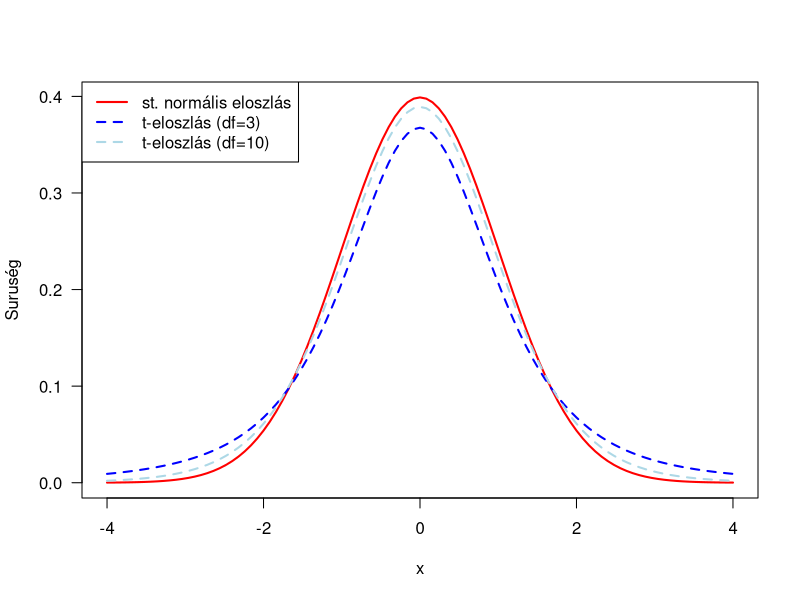

The R source for this figure: (Note: this script raises an error after producing the figure.)
## ---- chunk 1
asztal <- read.table("asztal.csv", dec=",", sep="_", header=TRUE)
str(asztal)

sd(asztal$minta1.cm)
## ---- chunk 2
curve(dnorm(x, mean = 0,sd = 1)
      , from =-4, to = 4
      , col = "red"
      , las = 1
      , lty = 1, lwd = 2
      , ylab = "Suruség"
      )
curve(dt(x, df = 3)
      , from =-4, to = 4
      , col = "blue"
      , las = 1
      , lty = 2, lwd = 2
      , add = TRUE # igy nem hoz letre uj plotot, hanem az elozore rajzol
      )
curve(dt(x, df = 10)
      , from =-4, to = 4
      , col = "lightblue"
      , las = 1
      , lty = 2, lwd = 2
      , add = TRUE
      )
# Jelmagyarazat
legend("topleft"
       , c("st. normális eloszlás", "t-eloszlás (df=3)", "t-eloszlás (df=10)")
       , lwd = c(2,2,2), lty = c(1,2,2), col = c("red", "blue", "lightblue")
       )
## ---- chunk 3
alp = 0.3
ggplot(data.frame(x = c(-3, 3)), aes(x)) +
  stat_function(fun = dnorm 
                , xlim = c(qnorm(alp/2), qnorm(1-alp/2))
                , geom = "area"
                , fill="red"
                ) + 
  stat_function(fun = dnorm 
                , xlim = c(-3, qnorm(alp/2))
                , geom = "area"
                , fill="blue"
                ) + 
  stat_function(fun = dnorm 
                , xlim = c(qnorm(1-alp/2), 3)
                , geom = "area"
                , fill="blue"
                ) +
  stat_function(fun = dnorm) +
  geom_label( x=0, y=0.15, label="1 - alpha", size=7, parse=T) +
  geom_label( x=mean(c(-3, alp/2)), y=0.025, label="alpha / 2", size=6, parse=T, hjust=1) +
  geom_label( x=mean(c(1-alp/2, 3)), y=0.025, label="alpha / 2", size=6, parse=T, hjust=1) 

## ---- chunk 4
# az elso mintahoz tartozik gyarto altal megjelolt szoras!
minta <- asztal$minta1.cm

sigma = 1 # gyarto altal megadva
alpha = 0.05

n = length(minta)
atlag = mean(minta)

qnorm( c(alpha/2, 1-alpha/2), mean=atlag, sd=sigma/sqrt(n)) # mindkét érték
## ---- chunk 5
atlag + qnorm(alpha/2)*sigma/sqrt(n) # alsó érték, qnorm(alpha/2): negetív!
atlag + qnorm(1-(alpha/2))*sigma/sqrt(n) # felső érték

# VAGY egyszerűen:
atlag + qnorm(c(alpha/2,1-(alpha/2)))*sigma/sqrt(n) # mindkettő

## ---- chunk 6
minta = asztal$minta2.cm
alpha = 0.05

n = length(minta)
atlag = mean(minta)
szoras = sd(minta) # becsuljuk a szorast, mert nem ismert

atlag + qt(alpha/2, df = n - 1)*( szoras/sqrt(n) ) # also
atlag + qt(1-alpha/2, df = n - 1)*( szoras/sqrt(n) ) # felso
# VAGY egyszerűen:
atlag + qt(c(alpha/2,1-alpha/2), df = n - 1)*( szoras/sqrt(n) ) # mindkettő
## ---- chunk 7
curve(dchisq(x, df = 3)
      , from =0, to = 15
      , col = "red"
      , las = 1
      , lty = 1, lwd = 2
      , ylab = "Suruség"
      , main = "Khi^2 eloszlás (df=3)"
      )

## ---- chunk 8
minta = asztal$minta2.cm
alpha = 0.1

n = length(minta)
variancia = var(minta)

(n - 1) * variancia / qchisq( c(alpha/2, 1 - alpha/2), df = n - 1)
## ---- chunk 9
# Adatsor (populacio) generalasa. Ez a kodreszlet nem resze a tananyagnak!!!

set.seed(1156421456) #véletlenszám generátor beállítása
POP_SIZES = 1000000 #populációméretek
#hosszúságok normáleloszlásának paraméterei
voros_MU = 25
voros_SIGMA = 3

sarga_MU = 20
sarga_SIGMA = 5

#random generált hosszúságok egy-egy millió brekihez
voros_pop = rnorm(mean = voros_MU, sd = voros_SIGMA, n = POP_SIZES)
sarga_pop = rnorm(mean = sarga_MU, sd = sarga_SIGMA, n = POP_SIZES)

## ---- chunk 10
#Vegyünk egy vöröshasú és egy sárgahasú mintát, mindkettő 100-100-as mintamérettel
voros_sample=sample(voros_pop, size=100)
sarga_sample=sample(sarga_pop, size=100)

df=data.frame(
  hossz=c(voros_sample,sarga_sample),
  szin= c(rep("voroshasu",100), rep("sargahasu", 100))
)

str(df)

## ---- chunk 11
hist(voros_pop, xlim=c(0,45), col="red")
hist(sarga_pop, add=T, col=rgb(1,1,0, 0.5))
## ---- chunk 12
voros_density <- density(voros_pop) # returns the density data
sarga_density <- density(sarga_pop) # returns the density data
plot(voros_density, col="red", lwd=4,xlim=c(0,45),
     main="Unkahosszúságok eloszlása",
     xlab="Hossz (cm)")
lines(sarga_density, col="orange",lwd=4)
#hist(veres_pop, freq = FALSE , xlim=c(0,45), col="red", main="Unkahosszúságok eloszlása")
#hist(sarga_pop, freq = FALSE , add=T, col=rgb(1,1,0, 0.5))
## ---- chunk 13
par(mfrow = c(2,1))
hist(voros_sample, breaks=10, xlim=c(0,45),ylim=c(0,25), col="red",
     main="100 elemes unkaminták eloszlása (hisztogram)",
     xlab="Hossz (cm)")
hist(sarga_sample, breaks=10, add=T, col=rgb(1,1,0, 0.5))

boxplot(df$hossz~df$szin, boxfill=c("yellow","red"),ylim=c(0,45),
        main="100 elemes unkaminták eloszlása (boxplot)", horizontal=TRUE,
        xlab="Hossz (cm)")

## ---- chunk 14
mean(voros_sample)
median(voros_sample)
voros_MU #a valódi populációs érték más!
mean(voros_pop) #nyilván a véges populáció is mutat minimális eltérést
median(voros_pop)
## ---- chunk 15
mean(sarga_sample)
median(sarga_sample)
sarga_MU #a valódi populációs érték más!
mean(sarga_pop)#nyilván a véges populáció is mutat minimális eltérést
median(sarga_pop)
## ---- chunk 16
sd(voros_sample)
voros_SIGMA
sd(voros_pop)
## ---- chunk 17
sd(sarga_sample)
sarga_SIGMA
sd(sarga_pop)
## ---- chunk 18
#MINDIG CSAK AZ ÁTLAGOT VESSZÜK!
voros_multisample=replicate(10000, mean(sample(voros_pop, 100)))
voros_multisample
## ---- chunk 19
par(mfrow = c(2,1))

hist(voros_multisample, xlim=c(0,45), col="purple",
     main="10000 db 100-elemű unkaminta ÁTLAGAINAK eloszlása (hisztogram)",
     xlab="Átlagos hossz (cm)")

voros_simasample=sample(voros_pop, 10000)
hist(voros_simasample, xlim=c(0,45), col="red",
     main="10000 db unka hosszúságának eloszlása (hisztogram)",
     xlab="Hossz (cm)")
## ---- chunk 20
#az átlagok szórása (standard error) a 10000 db 100-as mintában
sd(voros_multisample) 
#mint láthatjuk köze sincs a rendes szóráshoz
voros_SIGMA
#vagyishát van valami köze:
voros_SIGMA/(sqrt(100)) #<--- az átlagok szórása kb. ennyi
## ---- chunk 21
n=50

voros_minisample=sample(voros_pop, n)
## ---- chunk 22
mean(voros_minisample)
sd(voros_minisample)
## ---- chunk 23
S0=voros_SIGMA
ukrit1 = qnorm(0.005, mean = 0, sd = 1)
ukrit2 = qnorm(0.995, mean = 0, sd = 1)
mean(voros_minisample) + ukrit1*(S0/sqrt(n)) #alsó határ
mean(voros_minisample) + ukrit2*(S0/sqrt(n)) #felső határ
## ---- chunk 24
s=sd(voros_minisample)
tkrit1 = qt(0.005, df = n-1)
tkrit2 = qt(0.995, df = n-1)
mean(voros_minisample) + tkrit1*(s/sqrt(n))
mean(voros_minisample) + tkrit2*(s/sqrt(n))
